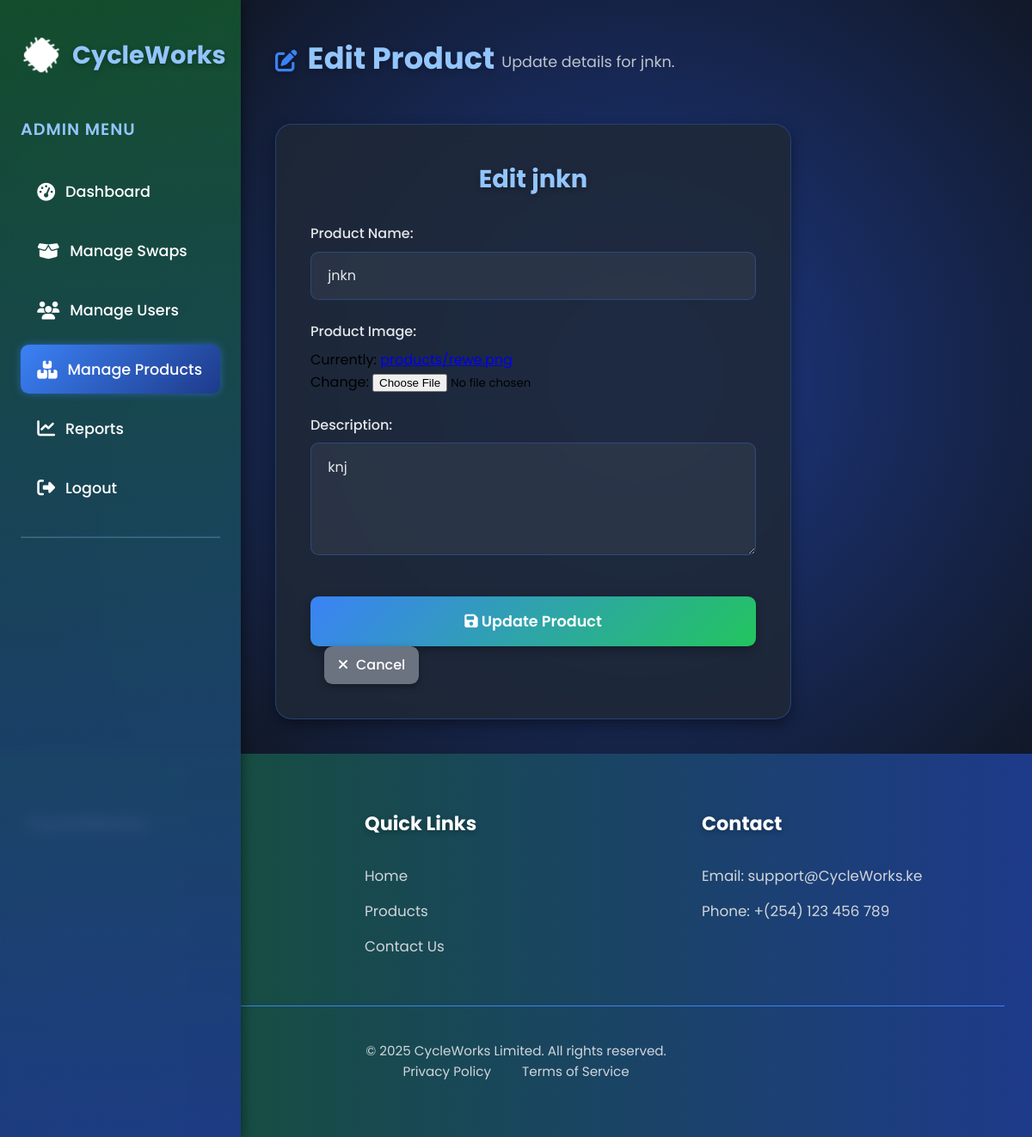
/product/2/update/, run on the app's committed database.
### landingpage/models.py (models this page shows, shortened)
class Product(models.Model):
    name = models.CharField(max_length=200, unique=True)
    image = models.ImageField(upload_to='products/')
    description = models.TextField()
    created_at = models.DateTimeField(auto_now_add=True)
    class Meta:
        verbose_name = "Product"
        verbose_name_plural = "Products"

### landingpage/views.py (the view, shortened to what this page needs)
# urls.py: path('product/<int:pk>/update/', views.ProductUpdateView.as_view(), name='product_update'),
class ProductUpdateView(UpdateView):
    model = Product
    form_class = ProductForm
    template_name = 'product_update.html'
    success_url = reverse_lazy('product_manage')

### landingpage/forms.py
class ProductForm(forms.ModelForm):
    class Meta:
        model = Product
        fields = ['name', 'image', 'description']
        widgets = {
            'name': forms.TextInput(attrs={'class': 'form-input', 'placeholder': 'Enter product name'}),
            'description': forms.Textarea(attrs={'class': 'form-input', 'rows': 4, 'placeholder': 'Enter product description'}),
        }
        labels = {
            'name': 'Product Name',
            'image': 'Product Image',
            'description': 'Description',
        }

### landingpage/templates/product_update.html (shortened to what this page needs)
{% load static %}
<!DOCTYPE html>
<html lang="en">
<head>
<link rel="stylesheet" href="https://cdnjs.cloudflare.com/ajax/libs/font-awesome/6.5.1/css/all.min.css" />
</head>
<body>
<div class="sidebar" id="sidebar">
<div class="sidebar-header">
<img src="{% static 'icons/sew.png' %}" alt="CycleWorks Logo" />
<span>CycleWorks</span>
</div>
<div class="sidebar-menu">
<p>Admin Menu</p>
<a href="{% url 'admin_dashboard' %}"><i class="fas fa-tachometer-alt"></i> Dashboard</a>
<a href="{% url 'manage_orders' %}"><i class="fas fa-box-open"></i> Manage Swaps</a>
<a href="{% url 'manage_users' %}"><i class="fas fa-users"></i> Manage Users</a>
<a href="{% url 'product_manage' %}" class="active"><i class="fas fa-boxes"></i> Manage Products</a>
<a href="{% url 'reports' %}"><i class="fas fa-chart-line"></i> Reports</a>
<a href="{% url 'admin_logout' %}"><i class="fas fa-sign-out-alt"></i> Logout</a>
<hr style="border-color: #93c5fd; opacity: 0.3; margin: 1rem 0;">
</div>
</div>
<div class="main-content">
<div class="dashboard-header">
<h1>Edit Product</h1>
<p>Update details for {{ object.name }}.</p>
</div>
<div class="create-form-container">
<div class="create-form">
<h2>Edit {{ object.name }}</h2>
<form method="post" enctype="multipart/form-data">
    {% for field in form %}
<div class="form-group">
        {{ field.label_tag }}
        {{ field }}
</div>
    {% endfor %}
<button type="submit" class="submit-btn"><i class="fas fa-save"></i> Update Product</button>
<a href="{% url 'product_manage' %}" class="action-btn" style="background: #6b7280; width: auto; margin-left: 1rem; display: inline-block;"><i class="fas fa-times"></i> Cancel</a>
</form>
</div>
</div>
</div>
<footer>
<div class="footer-container">
<div class="footer-section">
<h3>CycleWorks</h3>
</div>
<div class="footer-section">
<h3>Quick Links</h3>
<a href="{% url 'home' %}">Home</a>
<a href="{% url 'products' %}">Products</a>
<a href="{% url 'contact' %}">Contact Us</a>
</div>
<div class="footer-section">
<h3>Contact</h3>
<p>Email: support@CycleWorks.ke</p>
<p>Phone: +(254) 123 456 789</p>
</div>
</div>
<div class="footer-bottom">
<p>© 2025 CycleWorks Limited. All rights reserved.</p>
<a href="#">Privacy Policy</a>
<a href="#">Terms of Service</a>
</div>
</footer>
</body>
</html>

### data on the page
Product: name "jnkn", form "jnkn" "knj"

### other printed values
{{ field.label_tag }} "Product Name:" "Product Image:" "Description:"
